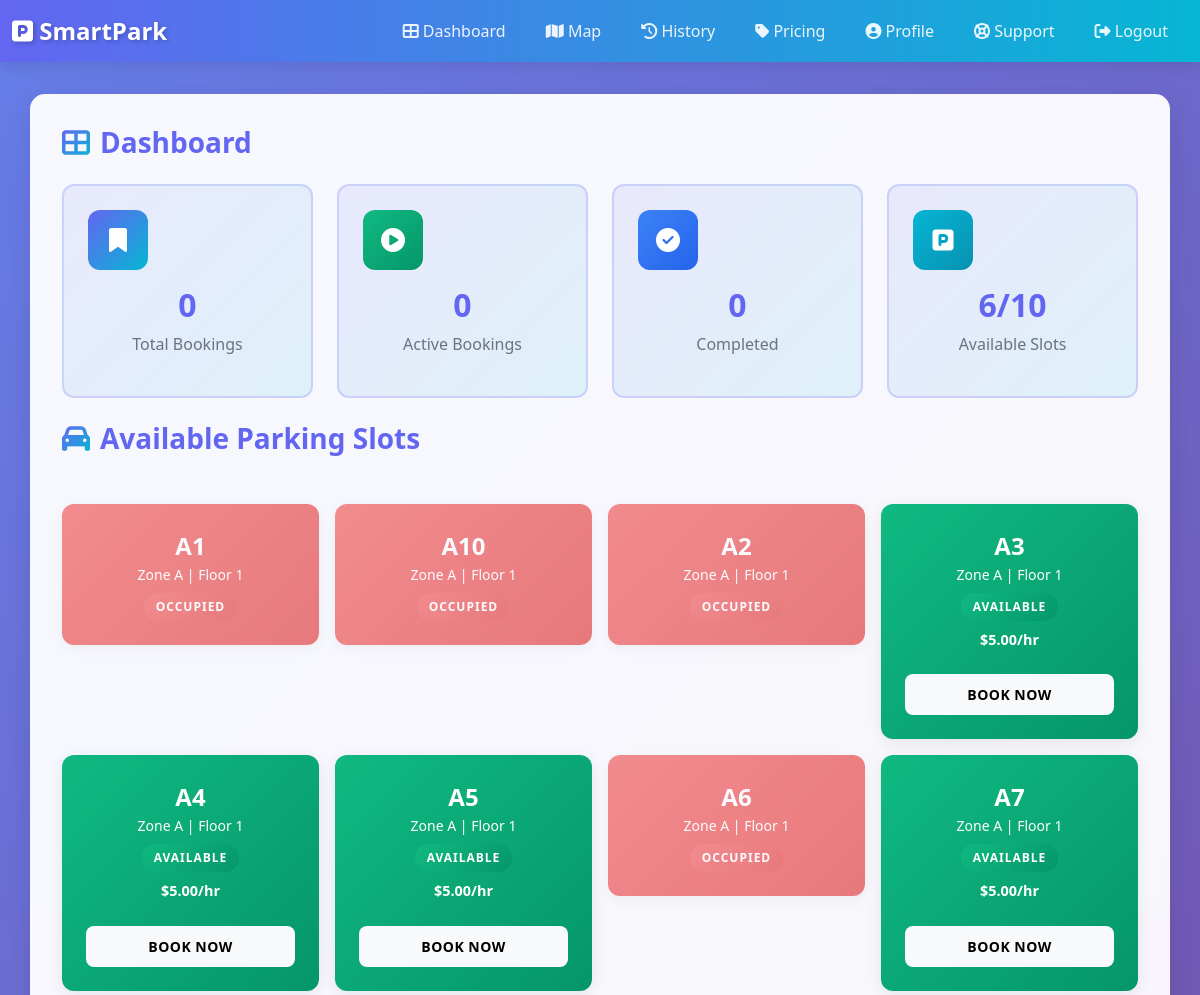
Page /dashboard/ (signed in, upper part) on the earlier database version.
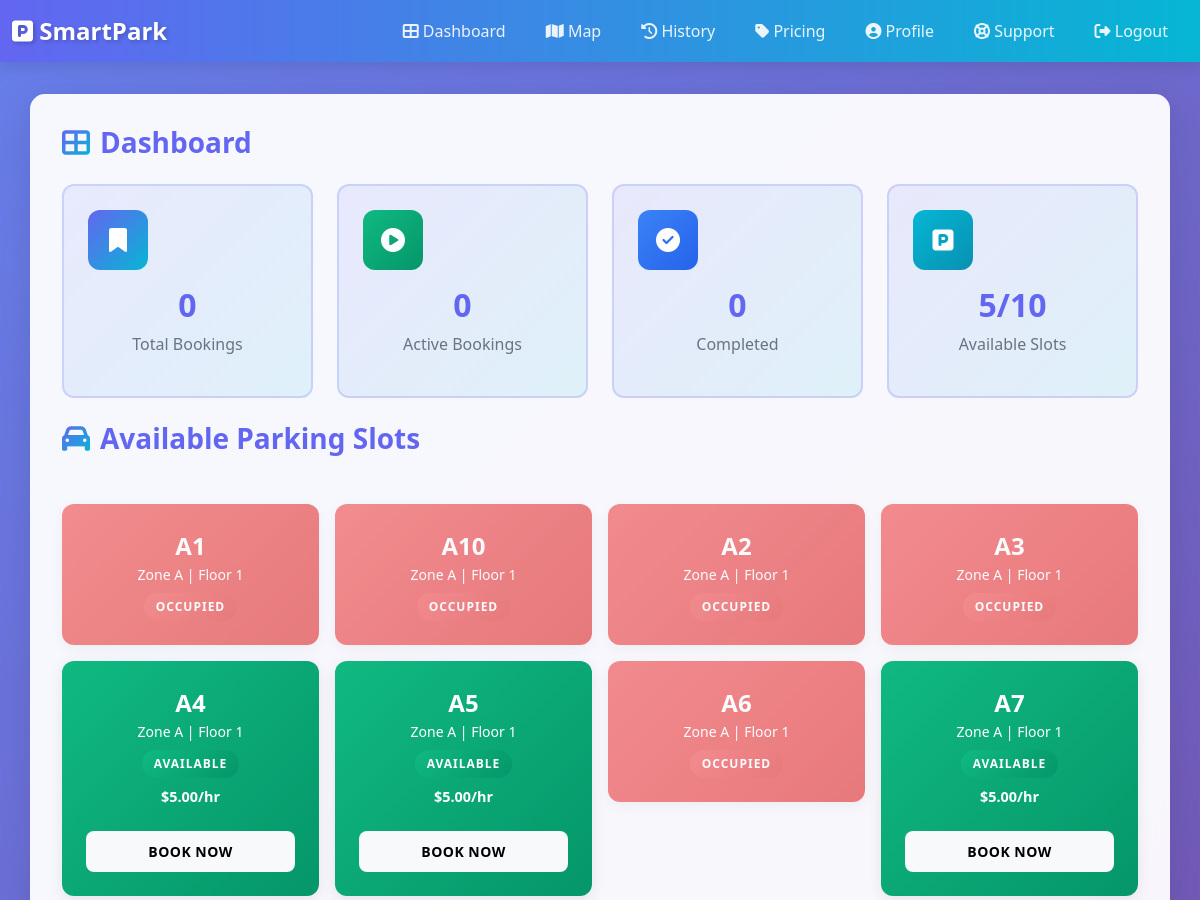
Same page on the later database version.
### parking_app/models.py (models this page shows, shortened)
class ParkingSlot(models.Model):
    ZONE_CHOICES = [
        ('A', 'Zone A'),
        ('B', 'Zone B'),
        ('C', 'Zone C'),
        ('D', 'Zone D'),
    ]
    slot_number = models.CharField(max_length=10, unique=True)
    zone = models.CharField(max_length=1, choices=ZONE_CHOICES, default='A')
    is_available = models.BooleanField(default=True)
    floor = models.IntegerField(default=1)
    price_per_hour = models.DecimalField(max_digits=5, decimal_places=2, default=5.00)
    created_at = models.DateTimeField(auto_now_add=True)
    class Meta:
        ordering = ['zone', 'floor', 'slot_number']

### parking_app/views.py (the view)
# urls.py: path('dashboard/', views.dashboard, name='dashboard'),
@login_required
def dashboard(request):
    slots = ParkingSlot.objects.all()
    bookings = Booking.objects.filter(user=request.user).select_related('slot')
    active_booking = bookings.filter(status='active').first()
    stats = {
        'total_bookings': bookings.count(),
        'active_bookings': bookings.filter(status='active').count(),
        'completed_bookings': bookings.filter(status='completed').count(),
        'available_slots': ParkingSlot.objects.filter(is_available=True).count(),
        'total_slots': ParkingSlot.objects.count(),
    }
    return render(request, 'dashboard.html', {
        'slots': slots,
        'bookings': bookings,
        'active_booking': active_booking,
        'stats': stats,
    })

### templates/dashboard.html (shortened to what this page needs)
{% extends 'base.html' %}
{% block content %}
<div class="mb-4">
    <h1 class="section-title">
        <i class="fas fa-th-large"></i> Dashboard
    </h1>
</div>
<div class="row g-4 mb-4">
    <div class="col-md-3">
        <div class="stat-card">
            <div class="icon-box">
                <i class="fas fa-bookmark"></i>
            </div>
            <h3>{{ stats.total_bookings }}</h3>
            <p>Total Bookings</p>
        </div>
    </div>
    <div class="col-md-3">
        <div class="stat-card">
            <div class="icon-box" style="background: linear-gradient(135deg, #10b981, #059669);">
                <i class="fas fa-play-circle"></i>
            </div>
            <h3>{{ stats.active_bookings }}</h3>
            <p>Active Bookings</p>
        </div>
    </div>
    <div class="col-md-3">
        <div class="stat-card">
            <div class="icon-box" style="background: linear-gradient(135deg, #3b82f6, #2563eb);">
                <i class="fas fa-check-circle"></i>
            </div>
            <h3>{{ stats.completed_bookings }}</h3>
            <p>Completed</p>
        </div>
    </div>
    <div class="col-md-3">
        <div class="stat-card">
            <div class="icon-box" style="background: linear-gradient(135deg, #06b6d4, #0891b2);">
                <i class="fas fa-parking"></i>
            </div>
            <h3>{{ stats.available_slots }}/{{ stats.total_slots }}</h3>
            <p>Available Slots</p>
        </div>
    </div>
</div>
<div class="row mb-4">
    <div class="col-12">
        <h3 class="section-title">
            <i class="fas fa-car"></i> Available Parking Slots
        </h3>
    </div>
</div>
<div class="row g-3 mb-4">
    {% for slot in slots %}
    <div class="col-md-3 col-sm-6">
        <div class="card slot-card {% if slot.is_available %}slot-available{% else %}slot-occupied{% endif %}">
            <div class="slot-number">{{ slot.slot_number }}</div>
            <small>Zone {{ slot.zone }} | Floor {{ slot.floor }}</small>
            <div style="margin-top: 0.5rem; font-size: 0.9rem;">
                {% if slot.is_available %}
                    <span class="badge badge-success">AVAILABLE</span>
                    <p style="margin-top: 0.5rem; color: white; font-weight: 600;">${{ slot.price_per_hour }}/hr</p>
                    <a href="{% url 'book_slot' slot.id %}" class="btn btn-light btn-sm" style="width: 100%; margin-top: 0.5rem;">Book Now</a>
                {% else %}
                    <span class="badge badge-danger">OCCUPIED</span>
                {% endif %}
            </div>
        </div>
    </div>
    {% endfor %}
</div>
{% endblock %}

Differences in the rows shown:
changed ParkingSlot (number 4 of 8 on the later page): price_per_hour "5.00" → (not shown); is_available "AVAILABLE $ /hr BOOK NOW" → "OCCUPIED"
Other differences:
{{ stats.available_slots }}: "6" → "5"
